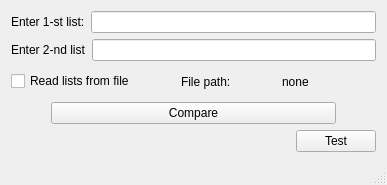
<?xml version="1.0" encoding="UTF-8"?>
<ui version="4.0">
 <class>MainWindow</class>
 <widget class="QMainWindow" name="MainWindow">
  <property name="geometry">
   <rect>
    <x>0</x>
    <y>0</y>
    <width>387</width>
    <height>185</height>
   </rect>
  </property>
  <property name="sizePolicy">
   <sizepolicy hsizetype="Ignored" vsizetype="Ignored">
    <horstretch>0</horstretch>
    <verstretch>0</verstretch>
   </sizepolicy>
  </property>
  <property name="windowTitle">
   <string>MainWindow</string>
  </property>
  <widget class="QWidget" name="centralWidget">
   <layout class="QVBoxLayout" name="verticalLayout">
    <item>
     <layout class="QHBoxLayout" name="horizontalLayout">
      <item>
       <widget class="QLabel" name="textLabel_0">
        <property name="text">
         <string>Enter 1-st list:</string>
        </property>
       </widget>
      </item>
      <item>
       <widget class="QLineEdit" name="inputFirstList_lineEdit"/>
      </item>
     </layout>
    </item>
    <item>
     <layout class="QHBoxLayout" name="horizontalLayout_3">
      <item>
       <widget class="QLabel" name="textLabel_1">
        <property name="text">
         <string>Enter 2-nd list</string>
        </property>
       </widget>
      </item>
      <item>
       <widget class="QLineEdit" name="inputSecondList_lineEdit"/>
      </item>
     </layout>
    </item>
    <item>
     <layout class="QHBoxLayout" name="horizontalLayout_5">
      <item>
       <widget class="QCheckBox" name="readFile_checkBox">
        <property name="text">
         <string>Read lists from file</string>
        </property>
       </widget>
      </item>
      <item>
       <spacer name="horizontalSpacer_3">
        <property name="orientation">
         <enum>Qt::Horizontal</enum>
        </property>
        <property name="sizeType">
         <enum>QSizePolicy::Minimum</enum>
        </property>
        <property name="sizeHint" stdset="0">
         <size>
          <width>40</width>
          <height>20</height>
         </size>
        </property>
       </spacer>
      </item>
      <item>
       <widget class="QLabel" name="label">
        <property name="text">
         <string>File path:</string>
        </property>
       </widget>
      </item>
      <item>
       <widget class="QLabel" name="openFile_textLabel">
        <property name="text">
         <string>none</string>
        </property>
       </widget>
      </item>
     </layout>
    </item>
    <item>
     <layout class="QHBoxLayout" name="horizontalLayout_2">
      <item>
       <spacer name="horizontalSpacer">
        <property name="orientation">
         <enum>Qt::Horizontal</enum>
        </property>
        <property name="sizeType">
         <enum>QSizePolicy::Preferred</enum>
        </property>
        <property name="sizeHint" stdset="0">
         <size>
          <width>40</width>
          <height>20</height>
         </size>
        </property>
       </spacer>
      </item>
      <item>
       <widget class="QPushButton" name="compare_pushButton">
        <property name="styleSheet">
         <string notr="true"/>
        </property>
        <property name="text">
         <string>Compare</string>
        </property>
       </widget>
      </item>
      <item>
       <spacer name="horizontalSpacer_2">
        <property name="orientation">
         <enum>Qt::Horizontal</enum>
        </property>
        <property name="sizeType">
         <enum>QSizePolicy::Preferred</enum>
        </property>
        <property name="sizeHint" stdset="0">
         <size>
          <width>40</width>
          <height>20</height>
         </size>
        </property>
       </spacer>
      </item>
     </layout>
    </item>
    <item>
     <layout class="QHBoxLayout" name="horizontalLayout_4">
      <item>
       <spacer name="horizontalSpacer_4">
        <property name="orientation">
         <enum>Qt::Horizontal</enum>
        </property>
        <property name="sizeHint" stdset="0">
         <size>
          <width>40</width>
          <height>20</height>
         </size>
        </property>
       </spacer>
      </item>
      <item>
       <widget class="QPushButton" name="test_pushButton">
        <property name="text">
         <string>Test</string>
        </property>
       </widget>
      </item>
     </layout>
    </item>
   </layout>
  </widget>
  <widget class="QMenuBar" name="menuBar">
   <property name="geometry">
    <rect>
     <x>0</x>
     <y>0</y>
     <width>387</width>
     <height>21</height>
    </rect>
   </property>
  </widget>
  <widget class="QStatusBar" name="statusBar"/>
 </widget>
 <layoutdefault spacing="6" margin="11"/>
 <resources/>
 <connections/>
</ui>
